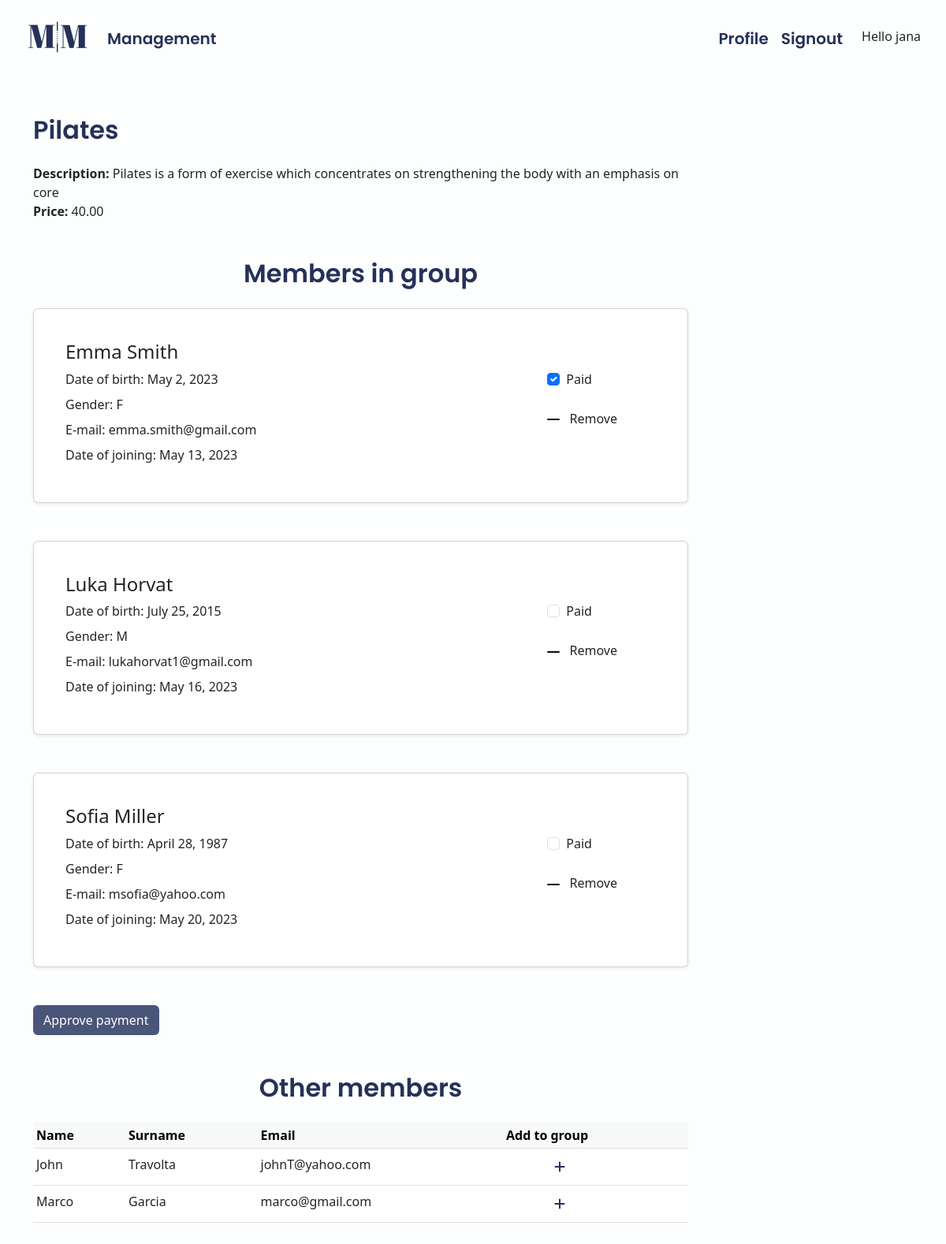
The page /app/management/group/1 (signed in) on the database as committed earlier.
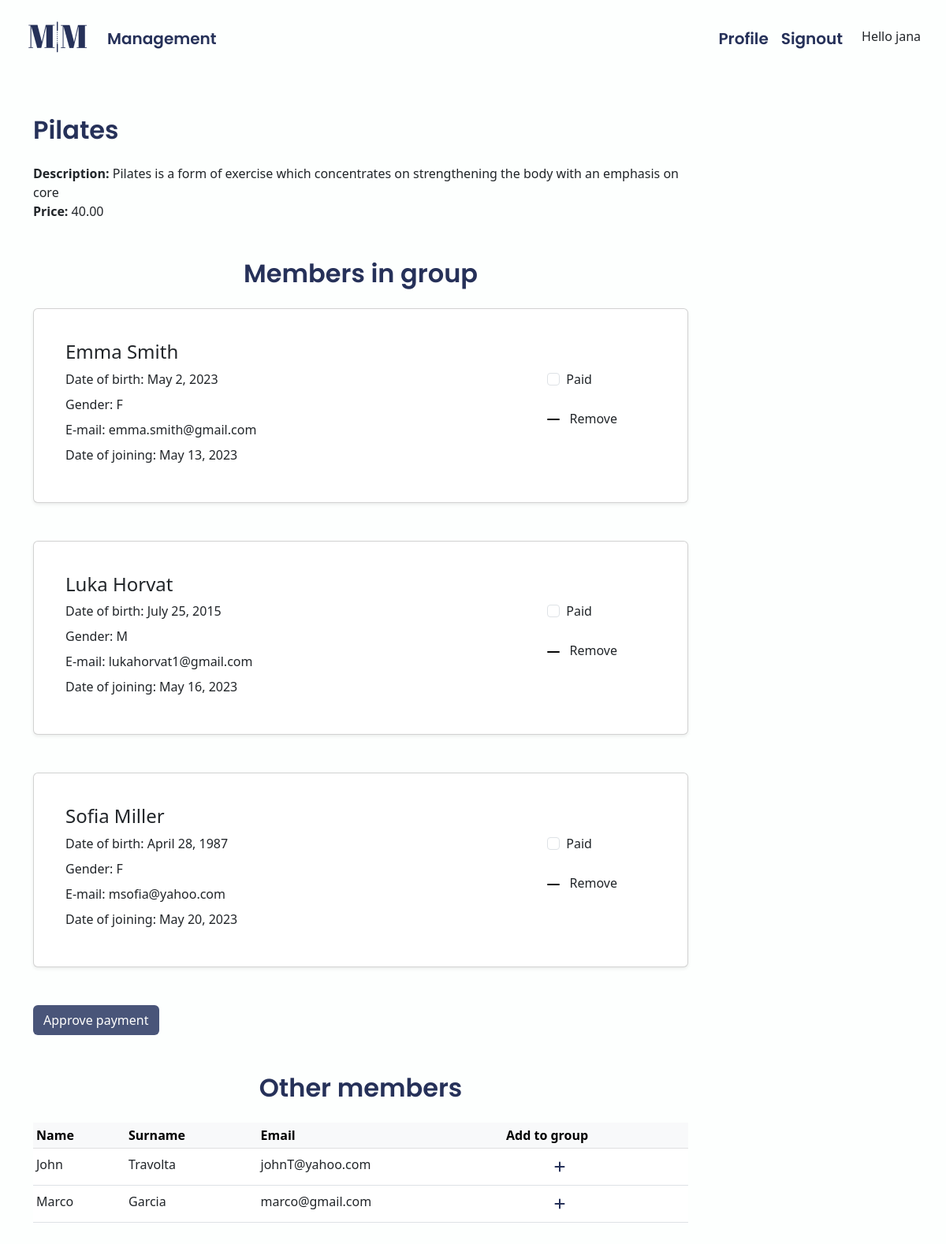
The same page on the database as committed later.
### app/models.py (models this page shows, shortened)
class MembersInGroup(models.Model):
    member = models.ForeignKey(Member, on_delete=models.CASCADE)
    group = models.ForeignKey(Group, on_delete=models.CASCADE)
    is_paid = models.BooleanField(default=False)

class Member(models.Model):
    owner = models.ForeignKey(User, on_delete=models.CASCADE)
    name = models.CharField(blank=False, max_length=40)
    surname = models.CharField(blank=False, max_length=50)
    date_of_birth = models.DateField(default=datetime.date.today)
    gender = models.CharField(
        max_length=1,
        choices=Gender.choices,
        default=Gender.male,
    )
    email = models.EmailField(max_length=100)
    date_joined = models.DateField(default=datetime.date.today)
    @classmethod
    def get_owner_members(self, user):
        return Member.objects.filter(owner=user)

### app/views.py (the view, shortened to what this page needs)
# urls.py: path("management/group/<int:group_id>", views.group_details, name="group_details"),
@login_required()
def group_details(request, group_id):
    user = request.user
    group = Group.objects.get(pk=group_id)
    members_in_group = MembersInGroup.objects.all().filter(
        Q(group=group) & Q(group__owner=user)
    )
    other_members = Member.get_owner_members(user)
    members_not_in_group = other_members.exclude(
        id__in=members_in_group.values("member__id")
    )
    context = {
        "user": user,
        "group": group,
        "members_in_group": members_in_group,
        "members_not_in_group": members_not_in_group,
    }
    return render(request, "app/group_details.html", context)

### app/templates/app/group_details.html (shortened to what this page needs)
{% extends 'app/base.html' %}
{% block content %}
    <div class="row">
        <div class="col-12 col-md-9 mb-5">
            <h2 class="mb-4">{{ group.name }}</h2>
            <div><b>Description:</b> {{ group.description }}</div>
            <div><b>Price:</b> {{ group.price }}</div>
            <h2 class="text-center mt-5 mb-4">Members in group</h2>
            <form action=""method="POST">
                {% for member in members_in_group %}
                    {% include 'includes/member_card.html' with member=member %}
                {% endfor %}
            <button class="btn custom-btn" type="submit">Approve payment</button>
            <h2 class="text-center mt-5 mb-4">Other members</h2>
            <table class="table table-sm">
                <thead class="table-light">
                    <tr>
                        <th scope="col">Name</th>
                        <th scope="col">Surname</th>
                        <th scope="col">Email</th>
                        <th scope="col">Add to group</th>
                      </tr>
                </thead>
                <tbody>
                    {% for member in members_not_in_group %}
                    <tr>
                        <td class="pt-2">{{ member.name }}</td>
                        <td class="pt-2">{{ member.surname }}</td>
                        <td class="pt-2">{{ member.email }}</td>
                        <td>
                            <button type="button" class="btn" href="{% url 'app:view_member' member.id %}" data-bs-toggle="modal" data-bs-target="#addToGroupModal{{member.id}}">
                                <i class="fa-solid fa-plus ms-5" style="color: #263159;"></i>
                            </button>
                        </td>
                    </tr>
                    {% endfor %}
                </tbody>
                </table>
          <br>
          <br>
        </div>
    </div>
{% endblock content %}

### app/templates/includes/member_card.html (shortened to what this page needs)
{% load static %}
<div class="card my-4 shadow-sm p-3 mb-5  rounded">
    <div class="card-body m-2">
      <div class="row">
        <h4 class="card-title">{{ member.member.name }} {{ member.member.surname }}</h4>
      </div>
      <div class="row">
      <div class="col-8">
        <div class="card-text mb-2">Date of birth: {{ member.member.date_of_birth }}</div>
        <div class="card-text mb-2">Gender: {{ member.member.gender }}</div>
        <div class="card-text mb-2">E-mail: {{ member.member.email }}</div>
        <div class="card-text mb-2">Date of joining: {{ member.member.date_joined }}</div>
      </div>
      <div class="col-4">
        <div class="row mb-3 ms-5">
          {% if member.is_paid %}
            <div class="form-check col-8 ms-5">
              <input class="form-check-input" type="checkbox" checked="checked" value={{member.id}} name="boxes">
              <span>Paid</span>
            </div>
          {% else %}
            <div class="form-check col-8 ms-5">
              <input class="form-check-input" type="checkbox" value={{member.id}} name="boxes">
              <span>Paid</span>
            </div>
          {% endif %}
        </div>
        <div class="ms-5 mt-4">
          <a class="minus-icon ms-5 me-2" href="{% url 'app:view_member' member.member.id %}" data-bs-toggle="modal" data-bs-target="#removeFromGroupModal{{member.member.id}}"><img class="minus" src="{% static 'app/images/minus.png' %}" alt="Minus"></a>
          <span>Remove</span>
        </div>
      </div>
      </div>
    </div>
  </div>

Rows that differ between the two databases and show on the page:
changed MembersInGroup "Emma": is_paid True → False (drawn); boxes "☑" → "☐"
